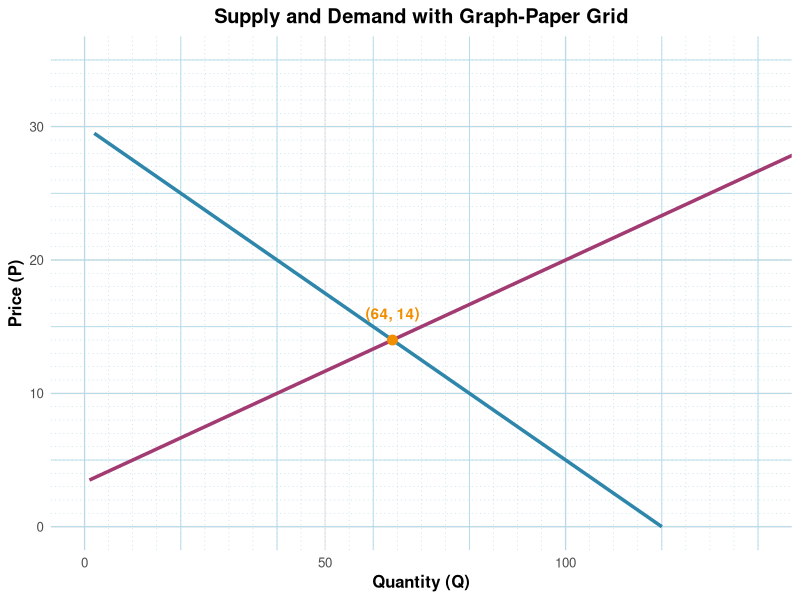

This figure's R source:
## ---- chunk 1
library(tidyverse)
library(ggplot2)
library(patchwork)

theme_set(
  theme_minimal(base_size = 12) +
    theme(
      panel.grid.minor = element_blank(),
      panel.grid.major = element_line(),
      plot.title = element_text(hjust = 0.5, face = "bold"),
      axis.title = element_text(face = "bold")
    )
)

demand_color      <- "#2E86AB"
supply_color      <- "#A23B72"
equilibrium_color <- "#F18F01"
surplus_color     <- "#C73E1D"

grid_color        <- "lightblue"
create_demand <- function(a, b) function(p) pmax(0, a - b * p)
create_supply <- function(c, d) function(p) pmax(0, c + d * p)
## ---- chunk 2
# Sample curves for demonstration
 demand <- create_demand(120, 4)
 supply <- create_supply(-20, 6)
 p_vals <- seq(0, 35, 0.5)
 df_grid <- tibble(
   P = p_vals,
   Qd = demand(p_vals),
   Qs = supply(p_vals)
 )

 eq_point <- tibble(Q = 64, P = 14)

 # Filter supply to positive quantities to remove jagged zero segment
 df_supply <- filter(df_grid, Qs > 0)
 df_demand <- filter(df_grid, Qd > 0)

 ggplot() +
   # Graph-paper grid
   geom_hline(yintercept = seq(0, 35, 5), color = grid_color, size = 0.3) +
   geom_vline(xintercept = seq(0, 140, 20), color = grid_color, size = 0.3) +
   geom_hline(yintercept = seq(0, 35, 1), color = grid_color, linetype = "dotted", size = 0.2) +
   geom_vline(xintercept = seq(0, 140, 5), color = grid_color, linetype = "dotted", size = 0.2) +
   # Demand curve (all Qd >= 0)
   geom_line(data = df_demand, aes(x = Qd, y = P), color = demand_color, size = 1.2) +
   # Supply curve only where Qs > 0
   geom_line(data = df_supply, aes(x = Qs, y = P), color = supply_color, size = 1.2) +
   # Equilibrium point
   geom_point(data = eq_point, aes(x = Q, y = P), color = equilibrium_color, size = 3) +
   annotate("text", x = 64, y = 16, label = "(64, 14)", color = equilibrium_color, fontface = "bold") +
   labs(
     title = "Supply and Demand with Graph-Paper Grid",
     x = "Quantity (Q)",
     y = "Price (P)"
   ) +
   coord_cartesian(xlim = c(0, 140), ylim = c(0, 35))
